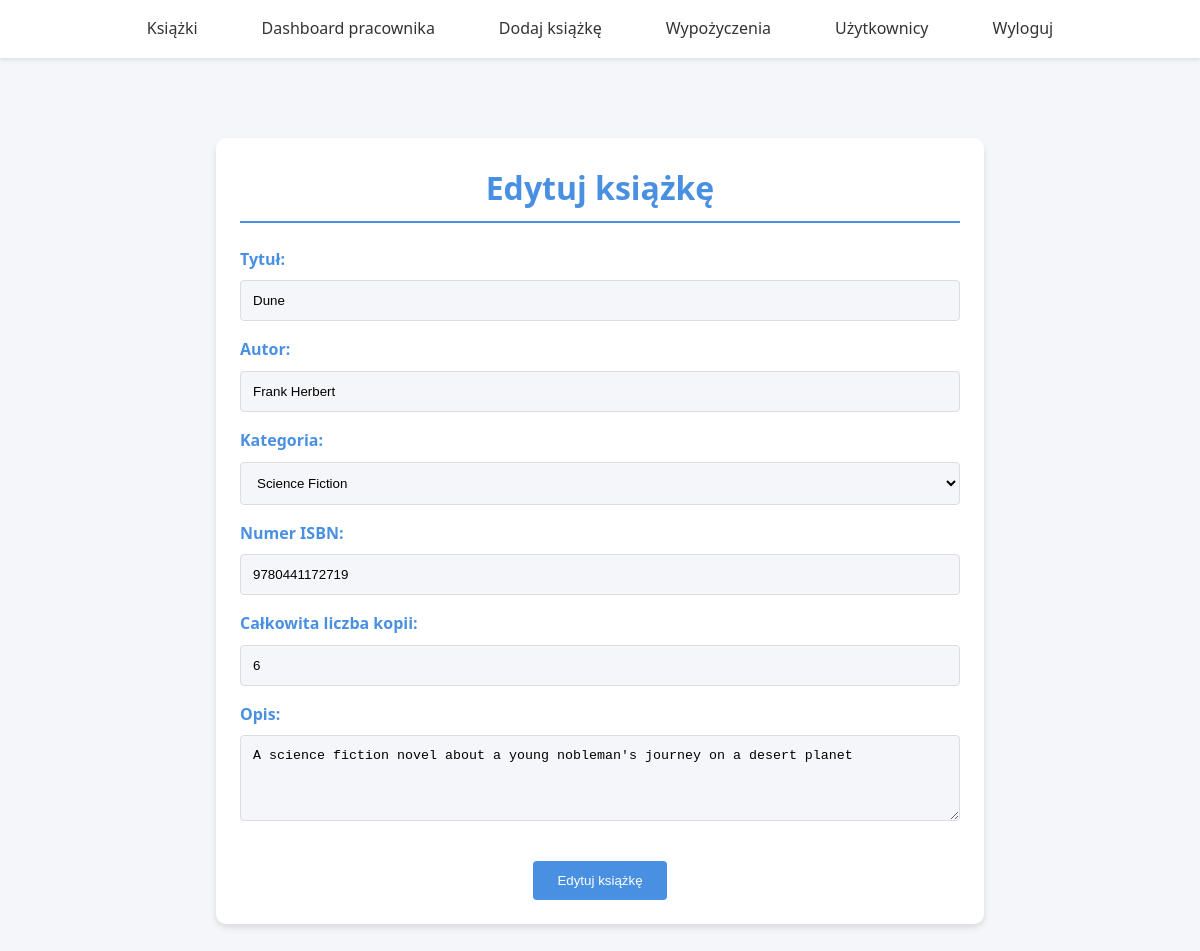
Page /1/edit/ (signed in) on the committed database.
### books/models.py (models this page shows, shortened)
class Book(models.Model):
    title = models.CharField(max_length=255)
    author = models.CharField(max_length=255)
    category = models.ForeignKey(Category, related_name='books', on_delete=models.CASCADE)
    published_date = models.DateField()
    isbn = models.CharField(max_length=13, unique=True)
    description = models.TextField(blank=True, null=True)
    total_copies = models.PositiveIntegerField(blank=False, null=False)

### books/views.py (the view, shortened to what this page needs)
# urls.py: path('<int:pk>/edit/', views.EditBookView.as_view(), name='edit_book'),
class EditBookView(LoginRequiredMixin, EmployeeMixin, UpdateView):
    model = Book
    form_class = forms.BookForm
    template_name = "edit_books.html"
    context_object_name = 'book'
    success_url = reverse_lazy('list_books')

### books/forms.py
class BookForm(ModelForm):
    class Meta:
        model = Book
        fields = ['title', 'author', 'category', 'isbn', 'total_copies', 'description']
        labels = {
            'title': 'Tytuł',
            'author': 'Autor',
            'category': 'Kategoria',
            'isbn': 'Numer ISBN',
            'total_copies': 'Całkowita liczba kopii',
            'description': 'Opis'
        }
        widgets = {
            'description': forms.Textarea(attrs={'rows': 4}),
        }

### books/mixins.py (called while the page is built)
    def test_func(self):
        if CustomUser.objects.get(id=self.request.user.id).is_employee or CustomUser.objects.get(id=self.request.user.id).is_admin:
            return True
        return False

### books/models.py (called while the page is built)
    def __str__(self):
        return self.name

### templates/edit_books.html (shortened to what this page needs)
{% extends 'base.html' %}
{% block content %}
<div class="book-edit-container">
    <div class="book-edit-section">
        <h1>Edytuj książkę</h1>
        <form method="post" class="book-edit-form">
            {% for field in form %}
                <p>
                    {{ field.label_tag }}
                    {{ field }}
                </p>
            {% endfor %}
            <button type="submit">Edytuj książkę</button>
        </form>
    </div>
</div>
{% endblock %}

### templates/base.html (style rules this page uses)
:root { --primary-color: #3498db; --secondary-color: #2ecc71; --background-color: #f4f6f7; --text-color: #2c3e50; --nav-background: #ffffff; --hover-color: #2980b9; }
* { margin: 0; padding: 0; box-sizing: border-box; }
body { font-family: 'Arial', sans-serif; line-height: 1.6; background-color: var(--background-color); color: var(--text-color); display: flex; flex-direction: column; min-height: 100vh; }
div > div { flex: 1; max-width: 1200px; width: 100%; margin: 2rem auto; padding: 0 1rem; }
html { scroll-behavior: smooth; }

### templates/edit_books.html (style rules this page uses)
:root { --primary-color: #4a90e2; --secondary-color: #2ecc71; --background-color: #f4f6f9; --text-color: #333; --card-background: #ffffff; --hover-color: #357abd; }
* { margin: 0; padding: 0; box-sizing: border-box; }
body { font-family: 'Segoe UI', Tahoma, Geneva, Verdana, sans-serif; line-height: 1.6; background-color: var(--background-color); color: var(--text-color); }
.book-edit-container { max-width: 800px; margin: 2rem auto; padding: 1rem; }
.book-edit-section { background-color: var(--card-background); border-radius: 10px; box-shadow: 0 4px 6px rgba(0, 0, 0, 0.1); padding: 1.5rem; transition: transform 0.3s ease; }
.book-edit-section h1 { color: var(--primary-color); border-bottom: 2px solid var(--primary-color); padding-bottom: 0.5rem; margin-bottom: 1.5rem; text-align: center; }
.book-edit-form { display: flex; flex-direction: column; }
.book-edit-form p { margin-bottom: 1rem; }
.book-edit-form label { display: block; margin-bottom: 0.5rem; color: var(--primary-color); font-weight: bold; }
.book-edit-form input, .book-edit-form select, .book-edit-form textarea { width: 100%; padding: 0.75rem; border: 1px solid #ddd; border-radius: 4px; background-color: var(--background-color); }
.book-edit-form button { background-color: var(--primary-color); color: white; border: none; padding: 0.75rem 1.5rem; border-radius: 4px; cursor: pointer; align-self: center; margin-top: 1rem; transition: background-color 0.3s ease; }

### rows in the picture
Book: form "Dune" "Frank Herbert" "Science Fiction" "9780441172719" "6" "A science fiction novel about a young nobleman's journey on a desert planet"

### other values in the picture
{{ field.label_tag }} "Tytuł:" "Autor:" "Kategoria:" "Numer ISBN:" "Całkowita liczba kopii:" "Opis:"
